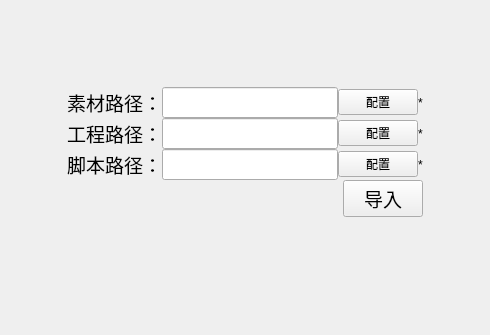
<?xml version="1.0" encoding="UTF-8"?>
<ui version="4.0">
 <class>ImportForm</class>
 <widget class="QWidget" name="ImportForm">
  <property name="geometry">
   <rect>
    <x>0</x>
    <y>0</y>
    <width>490</width>
    <height>335</height>
   </rect>
  </property>
  <property name="windowTitle">
   <string>Form</string>
  </property>
  <layout class="QVBoxLayout" name="verticalLayout">
   <property name="spacing">
    <number>0</number>
   </property>
   <property name="leftMargin">
    <number>0</number>
   </property>
   <property name="topMargin">
    <number>0</number>
   </property>
   <property name="rightMargin">
    <number>0</number>
   </property>
   <property name="bottomMargin">
    <number>0</number>
   </property>
   <item>
    <layout class="QGridLayout" name="gridLayout_4">
     <item row="0" column="1">
      <spacer name="verticalSpacer_4">
       <property name="orientation">
        <enum>Qt::Vertical</enum>
       </property>
       <property name="sizeHint" stdset="0">
        <size>
         <width>20</width>
         <height>78</height>
        </size>
       </property>
      </spacer>
     </item>
     <item row="1" column="0">
      <spacer name="horizontalSpacer_5">
       <property name="orientation">
        <enum>Qt::Horizontal</enum>
       </property>
       <property name="sizeHint" stdset="0">
        <size>
         <width>40</width>
         <height>20</height>
        </size>
       </property>
      </spacer>
     </item>
     <item row="1" column="1">
      <layout class="QGridLayout" name="gridLayout_3">
       <item row="3" column="1">
        <widget class="QPushButton" name="importBtn">
         <property name="font">
          <font>
           <pointsize>14</pointsize>
          </font>
         </property>
         <property name="text">
          <string>导入</string>
         </property>
        </widget>
       </item>
       <item row="0" column="0" colspan="2">
        <layout class="QHBoxLayout" name="horizontalLayout_13">
         <item>
          <layout class="QHBoxLayout" name="horizontalLayout_10">
           <item>
            <widget class="QLabel" name="label_5">
             <property name="font">
              <font>
               <pointsize>14</pointsize>
              </font>
             </property>
             <property name="text">
              <string>素材路径：</string>
             </property>
            </widget>
           </item>
           <item>
            <widget class="QLineEdit" name="sourcePath">
             <property name="font">
              <font>
               <pointsize>14</pointsize>
              </font>
             </property>
            </widget>
           </item>
          </layout>
         </item>
         <item>
          <widget class="QPushButton" name="sourceCfg">
           <property name="text">
            <string>配置</string>
           </property>
          </widget>
         </item>
         <item>
          <widget class="QLabel" name="label_12">
           <property name="text">
            <string>*</string>
           </property>
          </widget>
         </item>
        </layout>
       </item>
       <item row="2" column="0" colspan="2">
        <layout class="QHBoxLayout" name="horizontalLayout_15">
         <item>
          <layout class="QHBoxLayout" name="horizontalLayout_12">
           <item>
            <widget class="QLabel" name="label_11">
             <property name="font">
              <font>
               <pointsize>14</pointsize>
              </font>
             </property>
             <property name="text">
              <string>脚本路径：</string>
             </property>
            </widget>
           </item>
           <item>
            <widget class="QLineEdit" name="scriptPath">
             <property name="font">
              <font>
               <pointsize>14</pointsize>
              </font>
             </property>
            </widget>
           </item>
          </layout>
         </item>
         <item>
          <widget class="QPushButton" name="scriptCfg">
           <property name="text">
            <string>配置</string>
           </property>
          </widget>
         </item>
         <item>
          <widget class="QLabel" name="label_14">
           <property name="text">
            <string>*</string>
           </property>
          </widget>
         </item>
        </layout>
       </item>
       <item row="1" column="0" colspan="2">
        <layout class="QHBoxLayout" name="horizontalLayout_14">
         <item>
          <layout class="QHBoxLayout" name="horizontalLayout_11">
           <item>
            <widget class="QLabel" name="label_10">
             <property name="font">
              <font>
               <pointsize>14</pointsize>
              </font>
             </property>
             <property name="text">
              <string>工程路径：</string>
             </property>
            </widget>
           </item>
           <item>
            <widget class="QLineEdit" name="projectPath">
             <property name="font">
              <font>
               <pointsize>14</pointsize>
              </font>
             </property>
            </widget>
           </item>
          </layout>
         </item>
         <item>
          <widget class="QPushButton" name="projectCfg">
           <property name="text">
            <string>配置</string>
           </property>
          </widget>
         </item>
         <item>
          <widget class="QLabel" name="label_13">
           <property name="text">
            <string>*</string>
           </property>
          </widget>
         </item>
        </layout>
       </item>
       <item row="3" column="0">
        <spacer name="horizontalSpacer_4">
         <property name="orientation">
          <enum>Qt::Horizontal</enum>
         </property>
         <property name="sizeHint" stdset="0">
          <size>
           <width>40</width>
           <height>20</height>
          </size>
         </property>
        </spacer>
       </item>
      </layout>
     </item>
     <item row="1" column="2">
      <spacer name="horizontalSpacer_6">
       <property name="orientation">
        <enum>Qt::Horizontal</enum>
       </property>
       <property name="sizeHint" stdset="0">
        <size>
         <width>40</width>
         <height>20</height>
        </size>
       </property>
      </spacer>
     </item>
     <item row="2" column="1">
      <spacer name="verticalSpacer_3">
       <property name="orientation">
        <enum>Qt::Vertical</enum>
       </property>
       <property name="sizeHint" stdset="0">
        <size>
         <width>20</width>
         <height>118</height>
        </size>
       </property>
      </spacer>
     </item>
    </layout>
   </item>
  </layout>
 </widget>
 <resources/>
 <connections/>
</ui>
